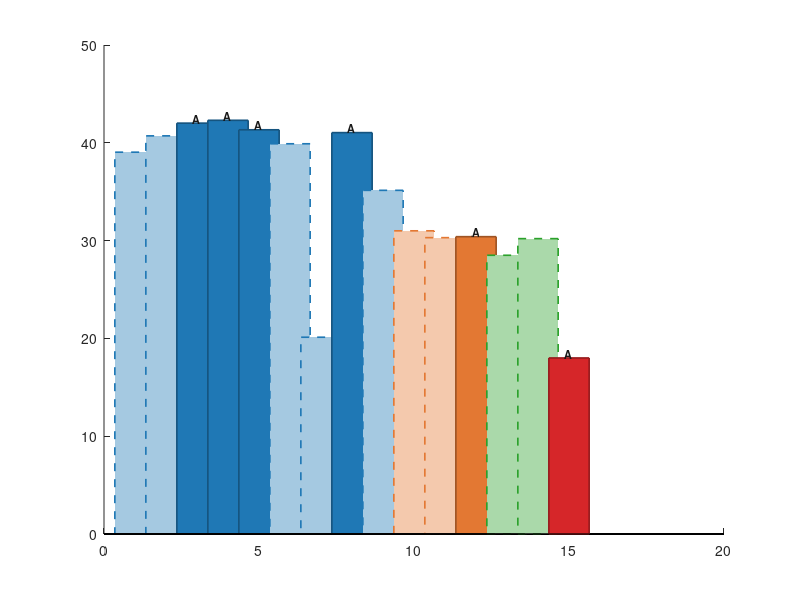

MATLAB code to generate this figure: (Note: this script raises an error after producing the figure.)
%% =========================================================
%  Figure — Reported PCEs of All 15 Surveyed Papers
%  Grouped by technology class
%  Approved devices = solid fill, Excluded = hatched/lighter
%  Reference: Khampa et al., Newton 2, 100437 (2026)
% =========================================================
clear; clc; close all;

%% ── DEVICE DATA ──────────────────────────────────────────
% {Label, Technology, PCE_reported, Approved(1=yes, 0=no)}
data = {
    'S1  Lee 2024',    'Perovskite', 39.04, 0;
    'S2  Tang 2024',   'Perovskite', 40.71, 0;
    'S3  Chen 2025',   'Perovskite', 42.01, 1;
    'S4  Wen 2025',    'Perovskite', 42.30, 1;
    'S5  Liu 2024',    'Perovskite', 41.33, 1;
    'S6  Yang 2024',   'Perovskite', 39.90, 0;
    'S7  Gao 2024',    'Perovskite', 20.12, 0;
    'S8  Li 2024',     'Perovskite', 41.04, 1;
    'S9  Li 2024',     'Perovskite', 35.14, 0;
    'S10 Lee 2024',    'OPV',        31.00, 0;
    'S11 Saeed 2024',  'OPV',        30.30, 0;
    'S12 Wang 2024',   'OPV',        30.40, 1;
    'S13 Santos 2024', 'DSSC',       28.50, 0;
    'S14 Santos 2025', 'DSSC',       30.20, 0;
    'S15 Lu 2024',     'Inorganic',  18.00, 1;
};

labels    = data(:,1);
techs     = data(:,2);
PCEs      = cell2mat(data(:,3));
approved  = cell2mat(data(:,4));

%% ── COLOURS PER TECHNOLOGY ───────────────────────────────
tech_list   = {'Perovskite','OPV','DSSC','Inorganic'};
tech_colors = {[0.12 0.47 0.71],  ...   % blue
               [0.89 0.47 0.20],  ...   % orange
               [0.17 0.63 0.17],  ...   % green
               [0.84 0.15 0.16]}; ...   % red

%% ── BUILD FIGURE ─────────────────────────────────────────
figure('Color','w','Position',[80 80 980 440]);
hold on;

x = 1:15;

for i = 1:15
    % Find colour for this technology
    tidx  = strcmp(tech_list, techs{i});
    clr   = tech_colors{tidx};

    if approved(i) == 1
        % Approved — solid fill, full colour
        bar(x(i), PCEs(i), 0.65, ...
            'FaceColor', clr, ...
            'EdgeColor', clr*0.7, ...
            'LineWidth', 1.2);
    else
        % Excluded — lighter fill, same colour family
        bar(x(i), PCEs(i), 0.65, ...
            'FaceColor', clr + (1-clr)*0.60, ...
            'EdgeColor', clr, ...
            'LineWidth', 1.2, ...
            'LineStyle', '--');
    end
end

%% ── APPROVED / EXCLUDED LABELS ON BARS ───────────────────
for i = 1:15
    if approved(i) == 1
        text(x(i), PCEs(i)+0.5, 'A', ...
            'HorizontalAlignment','center','FontSize',8,...
            'FontWeight','bold','Color',[0.1 0.1 0.1]);
    end
end

%% ── TECHNOLOGY GROUP DIVIDERS ────────────────────────────
% Perovskite: 1-9, OPV: 10-12, DSSC: 13-14, Inorganic: 15
xline(9.5,  '-', 'Color',[0.6 0.6 0.6], 'LineWidth',1.0,'HandleVisibility','off');
xline(12.5, '-', 'Color',[0.6 0.6 0.6], 'LineWidth',1.0,'HandleVisibility','off');
xline(14.5, '-', 'Color',[0.6 0.6 0.6], 'LineWidth',1.0,'HandleVisibility','off');

%% ── TECHNOLOGY GROUP LABELS ──────────────────────────────
y_label = 44.5;
text(5,    y_label, 'Perovskite', 'HorizontalAlignment','center',...
    'FontSize',11,'FontWeight','bold','Color',tech_colors{1});
text(11,   y_label, 'OPV',        'HorizontalAlignment','center',...
    'FontSize',11,'FontWeight','bold','Color',tech_colors{2});
text(13.5, y_label, 'DSSC',       'HorizontalAlignment','center',...
    'FontSize',11,'FontWeight','bold','Color',tech_colors{3});
text(15,   y_label, 'Inorganic',  'HorizontalAlignment','center',...
    'FontSize',11,'FontWeight','bold','Color',tech_colors{4});

%% ── DUMMY LEGEND ENTRIES ─────────────────────────────────
% Approved
bar(nan, nan, 'FaceColor',[0.5 0.5 0.5],'EdgeColor',[0.3 0.3 0.3],...
    'LineWidth',1.2,'DisplayName','Approved (retained for locus)');
% Excluded
bar(nan, nan, 'FaceColor',[0.85 0.85 0.85],'EdgeColor',[0.5 0.5 0.5],...
    'LineWidth',1.2,'LineStyle','--','DisplayName','Excluded (failed validation)');

legend('Location','southwest','FontSize',10,'Box','on');

%% ── AXES FORMATTING ──────────────────────────────────────
xticks(1:15);
xticklabels(labels);
xtickangle(35);
ylabel('Reported PCE (%)','FontSize',13);
xlabel('Paper','FontSize',13);
title('Reported Indoor PCEs of Surveyed Papers (1000 lux)', ...
    'FontSize',13);
xlim([0.3 15.7]);
ylim([0 47]);
set(gca,'FontSize',10,'TickDir','out','YMinorTick','on');
grid on; box on;
